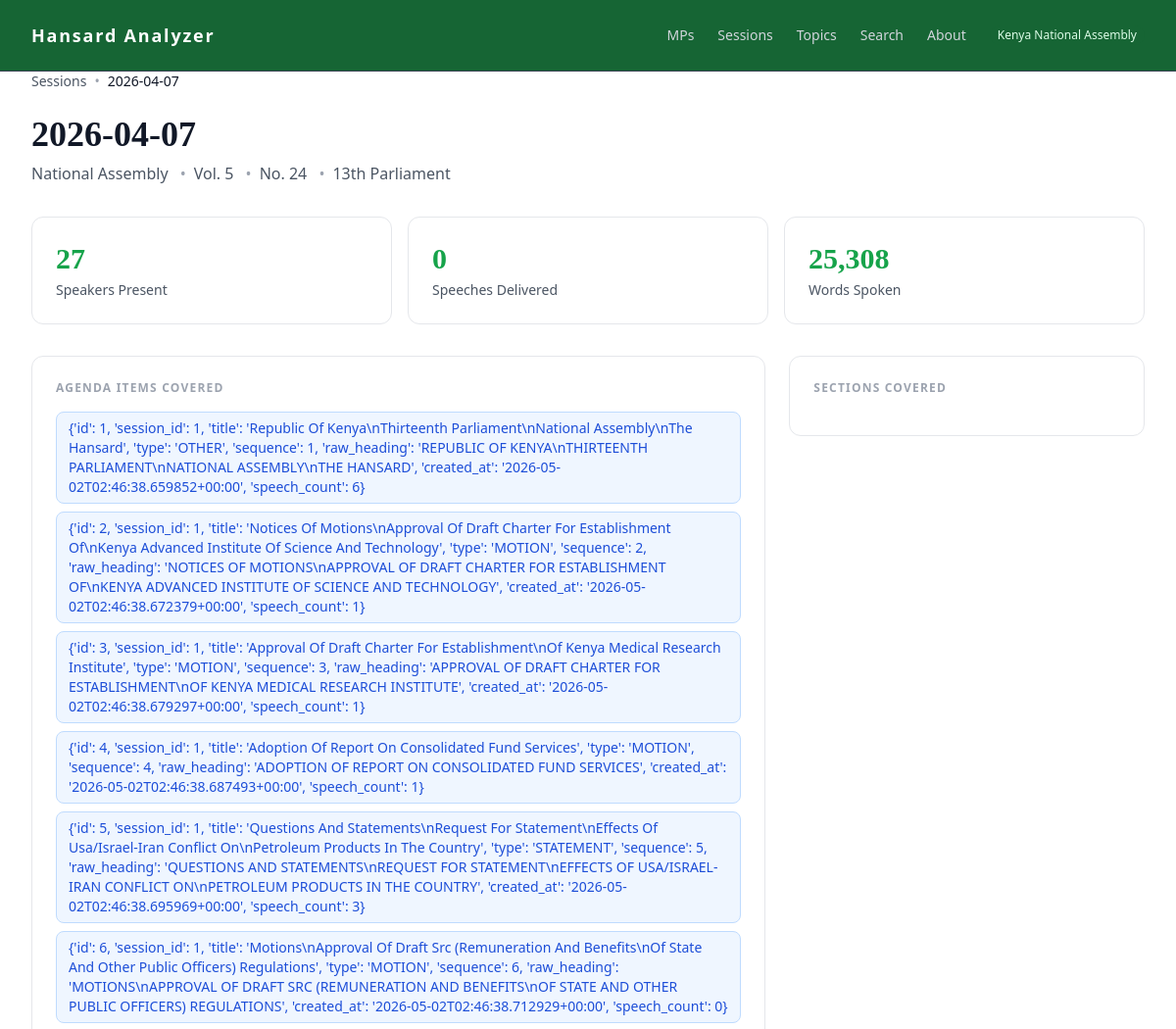
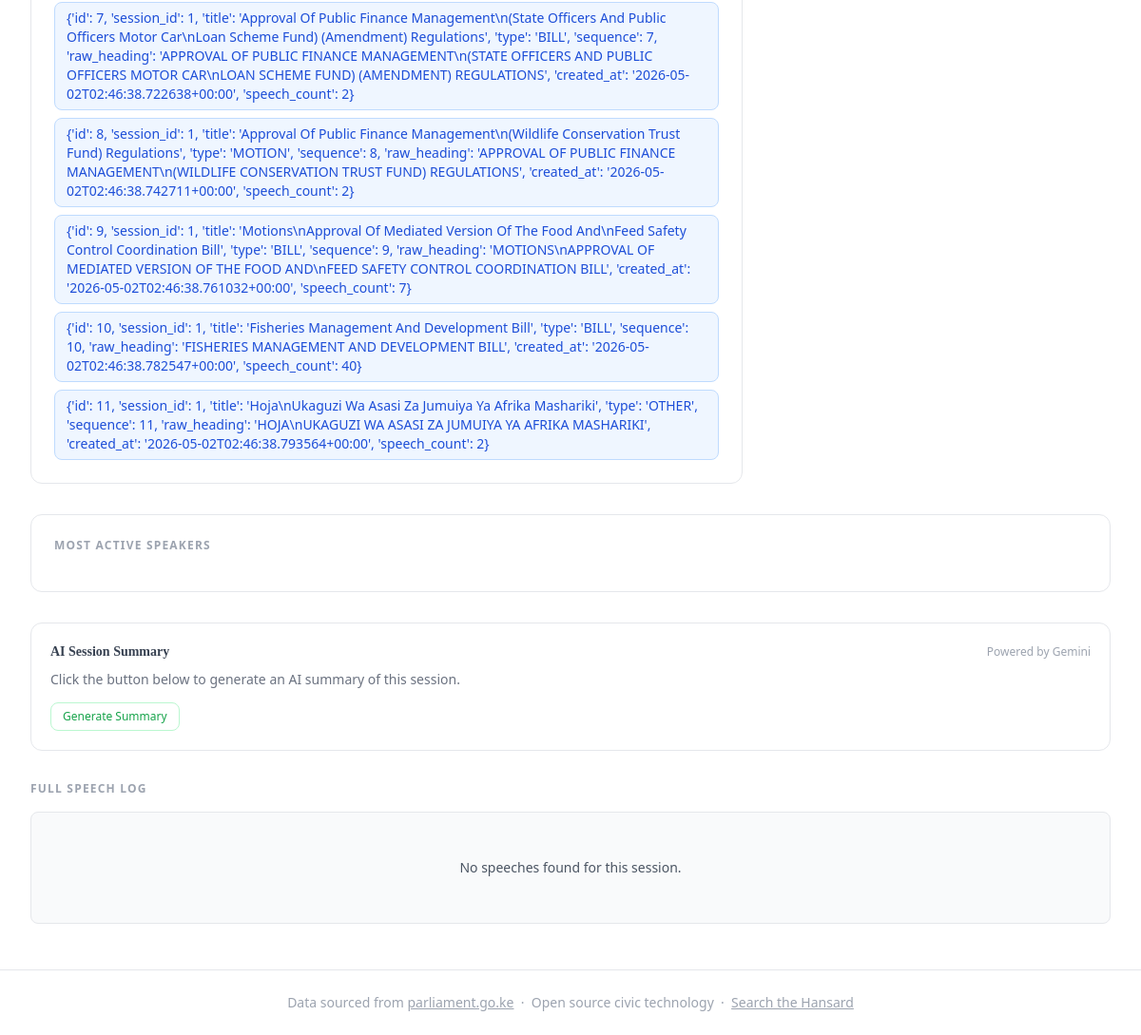
/sessions/1, run on the app's committed database (2 pictures, top to bottom).
### tables this page shows
CREATE TABLE agenda_items (
    id           INTEGER PRIMARY KEY AUTOINCREMENT,
    session_id   INTEGER NOT NULL REFERENCES sessions(id),
    title        TEXT NOT NULL,
    type         TEXT NOT NULL,
    sequence     INTEGER,
    raw_heading  TEXT,
    created_at   TEXT
);

### routes/sessions.py (the view)
@sessions_bp.route("/<int:session_id>")
def session_detail(session_id):
    conn = get_connection()
    cursor = conn.cursor()
    cursor.execute("SELECT * FROM sessions WHERE id = ?", (session_id,))
    row = cursor.fetchone()
    if row is None:
        conn.close()
        abort(404)
    columns = [d[0] for d in cursor.description]
    session = dict(zip(columns, row))
    agenda_items = get_agenda_items_by_session(conn, session_id)
    cursor.execute(
        "SELECT COUNT(DISTINCT member_id) FROM speeches WHERE session_id = ?",
        (session_id,),
    )
    total_speakers = cursor.fetchone()[0]
    cursor.execute(
        "SELECT COALESCE(SUM(word_count), 0) FROM speeches WHERE session_id = ?",
        (session_id,),
    )
    total_words = cursor.fetchone()[0]
    conn.close()
    items_by_type = defaultdict(list)
    for item in agenda_items:
        items_by_type[item["type"]].append(item)
    type_order = ["BILL", "MOTION", "PETITION", "STATEMENT", "QUESTION", "PAPER", "OTHER"]
    ordered_items_by_type = {
        t: items_by_type[t] for t in type_order if t in items_by_type
    }
    return render_template(
        "session.html",
        session=session,
        agenda_items=agenda_items,
        items_by_type=ordered_items_by_type,
        total_speakers=total_speakers,
        total_words=total_words,
    )

### analyzer/database/queries.py (called while the page is built)
def get_agenda_items_by_session(
    conn: sqlite3.Connection,
    session_id: int,
) -> list[dict]:
    cursor = conn.cursor()
    cursor.execute(
        """
        SELECT ai.*, COUNT(sp.id) AS speech_count
        FROM agenda_items ai
        LEFT JOIN speeches sp ON sp.agenda_item_id = ai.id
        WHERE ai.session_id = ?
        GROUP BY ai.id
        ORDER BY ai.sequence ASC
        """,
        (session_id,),
    )
    columns = [d[0] for d in cursor.description]
    return [dict(zip(columns, row)) for row in cursor.fetchall()]

### analyzer/database/seed.py (called while the page is built)
def get_connection(db_path: Path = DB_PATH) -> sqlite3.Connection:
    conn = sqlite3.connect(db_path)
    conn.execute("PRAGMA foreign_keys = ON")
    return conn

### templates/session.html (shortened to what this page needs)
{% extends "base.html" %}
{% block content %}
<div class="mb-6 flex items-center gap-2 text-sm">
    <a href="{{ url_for('sessions.session_list') }}" class="text-gray-600 hover:text-green-600 transition-colors">Sessions</a>
    <span class="text-gray-400">•</span>
    <span class="text-gray-900 font-medium">{{ session.date }}</span>
</div>
<div class="mb-8">
    <h1 class="font-serif text-3xl sm:text-4xl font-semibold text-gray-900 mb-2">{{ session.date }}</h1>
    <p class="text-gray-600 text-base">
        {{ session.chamber }}
        {% if session.volume %}<span class="text-gray-400 mx-2">•</span>Vol. {{ session.volume }}{% endif %}
        {% if session.issue %}<span class="text-gray-400 mx-2">•</span>No. {{ session.issue }}{% endif %}
        {% if session.parliament_number %}<span class="text-gray-400 mx-2">•</span>{{ session.parliament_number }}th Parliament{% endif %}
    </p>
</div>
<div class="grid grid-cols-1 sm:grid-cols-3 gap-4 mb-8">
    <div class="border border-gray-200 rounded-xl p-6 bg-white">
        <div class="flex items-baseline gap-2 mb-1">
            <div class="font-serif text-3xl font-semibold text-green-600">{{ total_speakers }}</div>
        </div>
        <div class="text-sm text-gray-600">Speakers Present</div>
    </div>
    <div class="border border-gray-200 rounded-xl p-6 bg-white">
        <div class="flex items-baseline gap-2 mb-1">
            <div class="font-serif text-3xl font-semibold text-green-600">{{ speeches|length }}</div>
        </div>
        <div class="text-sm text-gray-600">Speeches Delivered</div>
    </div>
    <div class="border border-gray-200 rounded-xl p-6 bg-white">
        <div class="flex items-baseline gap-2 mb-1">
            <div class="font-serif text-3xl font-semibold text-green-600">{{ "{:,}".format(total_words) }}</div>
        </div>
        <div class="text-sm text-gray-600">Words Spoken</div>
    </div>
</div>
<div class="grid grid-cols-1 lg:grid-cols-3 gap-6 mb-8">
    <div class="lg:col-span-2">
        <div class="border border-gray-200 rounded-xl p-6 bg-white">
            <h3 class="text-xs font-semibold uppercase tracking-widest text-gray-400 mb-4">Agenda Items Covered</h3>
            <div class="flex flex-wrap gap-2">
                {% for item in agenda_items %}
                <span class="inline-block px-3 py-1.5 bg-blue-50 border border-blue-200 text-blue-700 text-sm font-medium rounded-lg">
                    {{ item }}
                </span>
                {% endfor %}
            </div>
        </div>
    </div>
    <div>
        <div class="border border-gray-200 rounded-xl p-6 bg-white">
            <h3 class="text-xs font-semibold uppercase tracking-widest text-gray-400 mb-4">Sections Covered</h3>
        </div>
    </div>
</div>
<div class="mb-8">
    <div class="border border-gray-200 rounded-xl p-6 bg-white">
        <h3 class="text-xs font-semibold uppercase tracking-widest text-gray-400 mb-4">Most Active Speakers</h3>
    </div>
</div>
<div class="border border-gray-200 rounded-xl p-5 mb-8 bg-white" id="ai-block">
    <div class="flex items-center justify-between mb-2">
        <h3 class="font-serif text-sm font-semibold text-gray-700">AI Session Summary</h3>
        <span class="text-xs text-gray-400">Powered by Gemini</span>
    </div>
    <div id="ai-summary-text" class="text-sm text-gray-500 leading-relaxed">
        Click the button below to generate an AI summary of this session.
    </div>
    <button
        id="ai-btn"
        onclick="generateSummary('session', {{ session.id }})"
        class="mt-3 text-xs font-medium text-green-600 hover:text-green-700 border border-green-200 hover:border-green-400 px-3 py-1.5 rounded-lg transition-colors"
    >
        Generate Summary
    </button>
</div>
<div>
    <h3 class="text-xs font-semibold uppercase tracking-widest text-gray-400 mb-4">Full Speech Log</h3>
    {% if speeches %}
    <div class="space-y-4">
        {% for speech in speeches %}
        <div class="border border-gray-200 rounded-lg p-5 bg-white hover:shadow-md transition-shadow">
            <div class="flex items-start justify-between gap-3 mb-3 flex-wrap">
                <div>
                    <a href="{{ url_for('members.mp_scorecard', member_id=speech.member_id) }}"
                       class="font-medium text-gray-900 hover:text-green-600 transition-colors">
                        {{ speech.member_name }}
                    </a>
                    <div class="text-sm text-gray-600 mt-1">
                        {{ speech.constituency }}
                        <span class="mx-2 text-gray-400">•</span>
                        <span class="inline-block px-2 py-0.5 bg-gray-100 text-gray-700 rounded text-xs font-medium">{{ speech.party }}</span>
                    </div>
                </div>
                <span class="inline-block px-3 py-1 bg-green-50 border border-green-200 text-green-700 text-xs font-medium rounded-full whitespace-nowrap">
                    {{ speech.agenda_item if speech.agenda_item else (speech.section.lower() if speech.section else '') }}
                </span>
            </div>
            <p class="text-gray-700 leading-relaxed text-sm">{{ speech.content }}</p>
        </div>
        {% endfor %}
    </div>
    {% else %}
    <div class="text-center py-12 border border-gray-200 rounded-lg bg-gray-50">
        <p class="text-gray-600 text-sm">No speeches found for this session.</p>
    </div>
    {% endif %}
</div>
{% endblock %}

### data on the page
agenda_items: item "{'id': 1, 'session_id': 1, 'title': 'Republic Of Kenya\\nThirteenth Parliament\\nNational Assembly\\nThe Hansard', 'type': 'OTHER', 'sequence': 1, 'raw_heading': 'REPUBLIC OF KENYA\\nTHIRTEENTH PARLIAMENT\\nNATIONAL ASSEMBLY\\nTHE HANSARD', 'created_at': '2026-05-02T02:46:38.659852+00:00', 'speech_count': 6}"
agenda_items: item "{'id': 2, 'session_id': 1, 'title': 'Notices Of Motions\\nApproval Of Draft Charter For Establishment Of\\nKenya Advanced Institute Of Science And Technology', 'type': 'MOTION', 'sequence': 2, 'raw_heading': 'NOTICES OF MOTIONS\\nAPPROVAL OF DRAFT CHARTER FOR ESTABLISHMENT OF\\nKENYA ADVANCED INSTITUTE OF SCIENCE AND TECHNOLOGY', 'created_at': '2026-05-02T02:46:38.672379+00:00', 'speech_count': 1}"
agenda_items: item "{'id': 3, 'session_id': 1, 'title': 'Approval Of Draft Charter For Establishment\\nOf Kenya Medical Research Institute', 'type': 'MOTION', 'sequence': 3, 'raw_heading': 'APPROVAL OF DRAFT CHARTER FOR ESTABLISHMENT\\nOF KENYA MEDICAL RESEARCH INSTITUTE', 'created_at': '2026-05-02T02:46:38.679297+00:00', 'speech_count': 1}"
agenda_items: item "{'id': 4, 'session_id': 1, 'title': 'Adoption Of Report On Consolidated Fund Services', 'type': 'MOTION', 'sequence': 4, 'raw_heading': 'ADOPTION OF REPORT ON CONSOLIDATED FUND SERVICES', 'created_at': '2026-05-02T02:46:38.687493+00:00', 'speech_count': 1}"
agenda_items: item "{'id': 5, 'session_id': 1, 'title': 'Questions And Statements\\nRequest For Statement\\nEffects Of Usa/Israel-Iran Conflict On\\nPetroleum Products In The Country', 'type': 'STATEMENT', 'sequence': 5, 'raw_heading': 'QUESTIONS AND STATEMENTS\\nREQUEST FOR STATEMENT\\nEFFECTS OF USA/ISRAEL-IRAN CONFLICT ON\\nPETROLEUM PRODUCTS IN THE COUNTRY', 'created_at': '2026-05-02T02:46:38.695969+00:00', 'speech_count': 3}"
agenda_items: item "{'id': 6, 'session_id': 1, 'title': 'Motions\\nApproval Of Draft Src (Remuneration And Benefits\\nOf State And Other Public Officers) Regulations', 'type': 'MOTION', 'sequence': 6, 'raw_heading': 'MOTIONS\\nAPPROVAL OF DRAFT SRC (REMUNERATION AND BENEFITS\\nOF STATE AND OTHER PUBLIC OFFICERS) REGULATIONS', 'created_at': '2026-05-02T02:46:38.712929+00:00', 'speech_count': 0}"
agenda_items: item "{'id': 7, 'session_id': 1, 'title': 'Approval Of Public Finance Management\\n(State Officers And Public Officers Motor Car\\nLoan Scheme Fund) (Amendment) Regulations', 'type': 'BILL', 'sequence': 7, 'raw_heading': 'APPROVAL OF PUBLIC FINANCE MANAGEMENT\\n(STATE OFFICERS AND PUBLIC OFFICERS MOTOR CAR\\nLOAN SCHEME FUND) (AMENDMENT) REGULATIONS', 'created_at': '2026-05-02T02:46:38.722638+00:00', 'speech_count': 2}"
agenda_items: item "{'id': 8, 'session_id': 1, 'title': 'Approval Of Public Finance Management\\n(Wildlife Conservation Trust Fund) Regulations', 'type': 'MOTION', 'sequence': 8, 'raw_heading': 'APPROVAL OF PUBLIC FINANCE MANAGEMENT\\n(WILDLIFE CONSERVATION TRUST FUND) REGULATIONS', 'created_at': '2026-05-02T02:46:38.742711+00:00', 'speech_count': 2}"
agenda_items: item "{'id': 9, 'session_id': 1, 'title': 'Motions\\nApproval Of Mediated Version Of The Food And\\nFeed Safety Control Coordination Bill', 'type': 'BILL', 'sequence': 9, 'raw_heading': 'MOTIONS\\nAPPROVAL OF MEDIATED VERSION OF THE FOOD AND\\nFEED SAFETY CONTROL COORDINATION BILL', 'created_at': '2026-05-02T02:46:38.761032+00:00', 'speech_count': 7}"
agenda_items: item "{'id': 10, 'session_id': 1, 'title': 'Fisheries Management And Development Bill', 'type': 'BILL', 'sequence': 10, 'raw_heading': 'FISHERIES MANAGEMENT AND DEVELOPMENT BILL', 'created_at': '2026-05-02T02:46:38.782547+00:00', 'speech_count': 40}"
agenda_items: item "{'id': 11, 'session_id': 1, 'title': 'Hoja\\nUkaguzi Wa Asasi Za Jumuiya Ya Afrika Mashariki', 'type': 'OTHER', 'sequence': 11, 'raw_heading': 'HOJA\\nUKAGUZI WA ASASI ZA JUMUIYA YA AFRIKA MASHARIKI', 'created_at': '2026-05-02T02:46:38.793564+00:00', 'speech_count': 2}"

### other printed values
{{ session.date }} "2026-04-07"
{{ session.chamber }} "National Assembly"
{{ session.volume }} "5"
{{ session.issue }} "24"
{{ session.parliament_number }} "13"
{{ total_speakers }} "27"
{{ speeches|length }} "0"
{{ "{:,}".format(total_words) }} "25,308"
